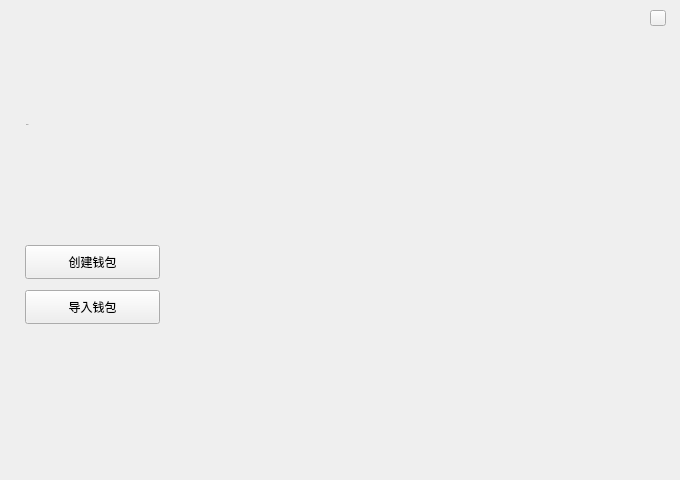
<?xml version="1.0" encoding="UTF-8"?>
<ui version="4.0">
 <class>NewOrImportWalletWidget</class>
 <widget class="QWidget" name="NewOrImportWalletWidget">
  <property name="geometry">
   <rect>
    <x>0</x>
    <y>0</y>
    <width>680</width>
    <height>480</height>
   </rect>
  </property>
  <property name="windowTitle">
   <string>Form</string>
  </property>
  <widget class="QToolButton" name="newWalletBtn">
   <property name="geometry">
    <rect>
     <x>25</x>
     <y>245</y>
     <width>135</width>
     <height>34</height>
    </rect>
   </property>
   <property name="cursor">
    <cursorShape>PointingHandCursor</cursorShape>
   </property>
   <property name="text">
    <string>创建钱包</string>
   </property>
  </widget>
  <widget class="QToolButton" name="importWalletBtn">
   <property name="geometry">
    <rect>
     <x>25</x>
     <y>290</y>
     <width>135</width>
     <height>34</height>
    </rect>
   </property>
   <property name="cursor">
    <cursorShape>PointingHandCursor</cursorShape>
   </property>
   <property name="text">
    <string>导入钱包</string>
   </property>
  </widget>
  <widget class="QToolButton" name="closeBtn">
   <property name="geometry">
    <rect>
     <x>650</x>
     <y>10</y>
     <width>16</width>
     <height>16</height>
    </rect>
   </property>
   <property name="cursor">
    <cursorShape>PointingHandCursor</cursorShape>
   </property>
   <property name="text">
    <string/>
   </property>
  </widget>
  <widget class="QLabel" name="label_version">
   <property name="geometry">
    <rect>
     <x>26</x>
     <y>114</y>
     <width>80</width>
     <height>20</height>
    </rect>
   </property>
   <property name="font">
    <font>
     <family>微软雅黑</family>
     <pointsize>-1</pointsize>
     <weight>50</weight>
     <italic>false</italic>
     <bold>false</bold>
    </font>
   </property>
   <property name="styleSheet">
    <string notr="true">font: 14px &quot;微软雅黑&quot;;</string>
   </property>
   <property name="text">
    <string>v1.0.1</string>
   </property>
  </widget>
 </widget>
 <resources/>
 <connections/>
</ui>
